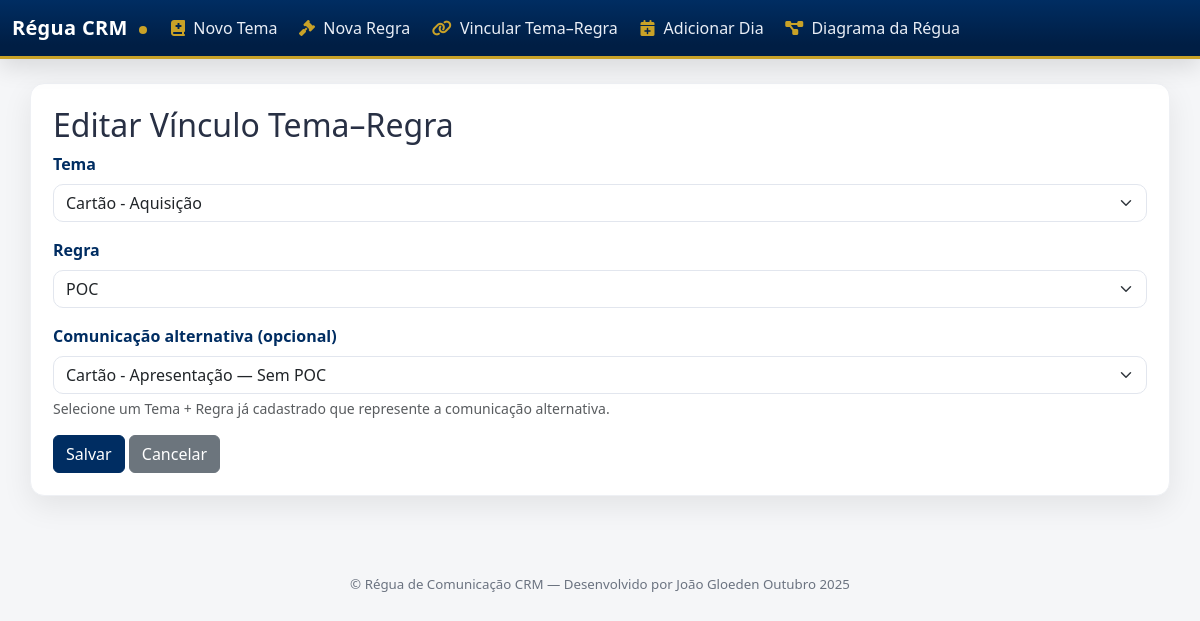
The page /tema_regra/5/editar on the database its author committed.
### regua_app/models.py (models this page shows, shortened)
class TemaRegra(db.Model):
    __tablename__ = 'temas_regras'
    id = db.Column(db.Integer, primary_key=True)
    tema_id = db.Column(
        db.Integer,
        db.ForeignKey('temas.id', ondelete='CASCADE'),
        nullable=False,
    )
    regra_id = db.Column(
        db.Integer,
        db.ForeignKey('regras.id', ondelete='CASCADE'),
        nullable=False,
    )
    tema_id_alternativo = db.Column(
        db.Integer,
        db.ForeignKey('temas.id', ondelete='SET NULL'),
        nullable=True,
    )
    alternativa_id = db.Column(
        db.Integer,
        db.ForeignKey('temas_regras.id', ondelete='SET NULL'),
        nullable=True,
    )
    tema = db.relationship('Tema', foreign_keys=[tema_id], backref='tema_regras')
    regra = db.relationship('Regra', foreign_keys=[regra_id], backref='tema_regras')
    tema_alternativo = db.relationship(
        'Tema', foreign_keys=[tema_id_alternativo], backref='tema_regra_alternativas'
    )
    alternativa = db.relationship(
        'TemaRegra',
        remote_side=[id],
        backref='variacoes',
        foreign_keys=[alternativa_id],
    )

class Tema(db.Model):
    __tablename__ = 'temas'
    id = db.Column(db.Integer, primary_key=True)
    nome = db.Column(db.String(100), nullable=False)
    descricao = db.Column(db.Text, nullable=True)
    objetivo = db.Column(db.Text, nullable=True)
    id_alternativo = db.Column(
        db.Integer,
        db.ForeignKey('temas.id', ondelete='SET NULL'),
        nullable=True,
    )
    alternativo = db.relationship('Tema', remote_side=[id], backref='variacoes')

class Regra(db.Model):
    __tablename__ = 'regras'
    id = db.Column(db.Integer, primary_key=True)
    descricao = db.Column(db.Text, nullable=False)

### regua_app/routes.py (the view, shortened to what this page needs)
@bp.route('/tema_regra/<int:tr_id>/editar', methods=['GET', 'POST'])
def editar_tema_regra(tr_id):
    tema_regra = TemaRegra.query.get_or_404(tr_id)
    temas = Tema.query.all()
    regras = Regra.query.all()
    tema_regra_opcoes = (
        TemaRegra.query.options(
            selectinload(TemaRegra.tema),
            selectinload(TemaRegra.regra),
        )
        .filter(TemaRegra.id != tr_id)
        .order_by(TemaRegra.id)
        .all()
    )
    return render_template(
        'tema_regra_form.html',
        temas=temas,
        regras=regras,
        tema_regra=tema_regra,
        tema_regra_opcoes=tema_regra_opcoes,
    )

### regua_app/__init__.py (called while the page is built)
def create_app():
    app = Flask(__name__)
    app.config['SECRET_KEY'] = 'dev'
    app.config['SQLALCHEMY_DATABASE_URI'] = 'sqlite:///regua_comunicacao.db'
    app.config['SQLALCHEMY_TRACK_MODIFICATIONS'] = False
    db.init_app(app)
    @app.before_request
    def before_request():
        from sqlalchemy import text
        db.session.execute(text('PRAGMA foreign_keys = ON'))
    from . import models  # noqa: F401
    from .routes import bp as routes_bp  # noqa: F401
    app.register_blueprint(routes_bp)
    with app.app_context():
        db.create_all()
    return app

### regua_app/templates/tema_regra_form.html (shortened to what this page needs)
{% extends 'base.html' %}
{% block content %}
<h2>{% if tema_regra %}Editar Vínculo Tema–Regra{% else %}Novo Vínculo Tema–Regra{% endif %}</h2>
<form method="post">
  <div class="mb-3">
    <label for="tema_id" class="form-label">Tema</label>
    <select id="tema_id" name="tema_id" class="form-select" required>
      {% for t in temas %}
      <option value="{{ t.id }}"{% if tema_regra and tema_regra.tema_id == t.id %} selected{% endif %}>
        {{ t.nome }}
      </option>
      {% endfor %}
    </select>
  </div>
  <div class="mb-3">
    <label for="regra_id" class="form-label">Regra</label>
    <select id="regra_id" name="regra_id" class="form-select" required>
      {% for r in regras %}
      <option value="{{ r.id }}"{% if tema_regra and tema_regra.regra_id == r.id %} selected{% endif %}>
        {{ r.descricao }}
      </option>
      {% endfor %}
    </select>
  </div>
  <div class="mb-3">
    <label for="alternativa_id" class="form-label">Comunicação alternativa (opcional)</label>
    <select id="alternativa_id" name="alternativa_id" class="form-select">
      {% for vinculo in tema_regra_opcoes %}
      <option value="{{ vinculo.id }}"{% if tema_regra and tema_regra.alternativa_id == vinculo.id %} selected{% endif %}>
        {{ vinculo.tema.nome }} — {{ vinculo.regra.descricao }}
      </option>
      {% endfor %}
    </select>
    <div class="form-text">Selecione um Tema + Regra já cadastrado que represente a comunicação alternativa.</div>
  </div>
  <button type="submit" class="btn btn-primary">Salvar</button>
  <a href="{{ url_for('routes.home') }}" class="btn btn-secondary">Cancelar</a>
</form>
{% endblock %}

### regua_app/templates/base.html (style rules this page uses)
:root { --safra-blue:#002d62; --safra-blue-2:#0b3870; --safra-gold:#c9a227; --safra-gold-2:#e0be3a; --bg-soft:#f5f6f8; --card-radius:14px; --ring:0 10px 30px rgba(0,0,0,.08); }
html,body { height:100%; }
body { background: var(--bg-soft); color:#283044; -webkit-font-smoothing: antialiased; -moz-osx-font-smoothing: grayscale; }
.btn-primary { background: var(--safra-blue); border-color: var(--safra-blue); }
.form-label { font-weight:600; color: var(--safra-blue); }
.form-control, .form-select { border-radius:10px; border:1px solid #e2e6ee; }

### rows shown on the page
TemaRegra: tema_id "Cartão - Aquisição", regra_id "POC", alternativa_id "Cartão - Apresentação — Sem POC"
